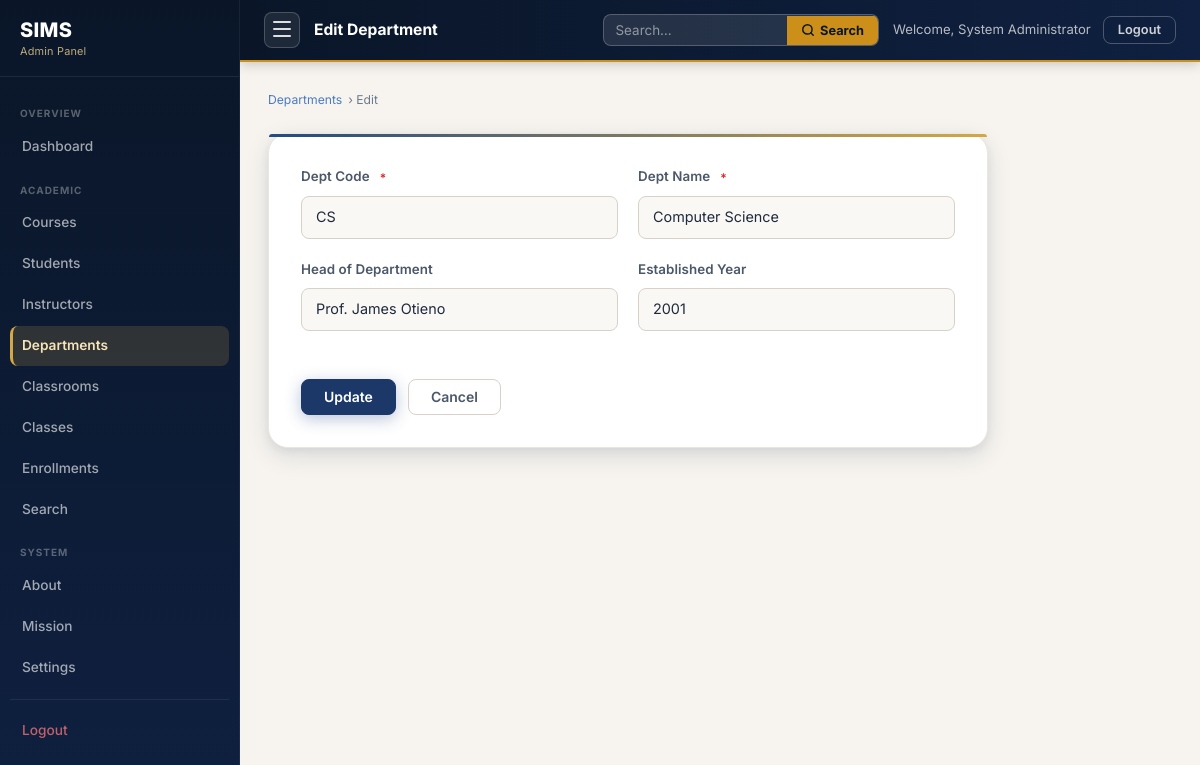
The page /department_edit.php?id=1 (signed in) on the database its author committed.
### tables this page shows
CREATE TABLE departments (
    department_id    INT          NOT NULL AUTO_INCREMENT,
    dept_code        VARCHAR(10)  NOT NULL,
    dept_name        VARCHAR(100) NOT NULL,
    hod_name         VARCHAR(150) DEFAULT NULL COMMENT 'Head of Department (optional)',
    established_year YEAR         DEFAULT NULL,

    CONSTRAINT pk_departments PRIMARY KEY (department_id),
    CONSTRAINT uq_dept_code   UNIQUE (dept_code),
    CONSTRAINT uq_dept_name   UNIQUE (dept_name)
);

### department_edit.php (the view, shortened to what this page needs)
<?php
require_once '../config.php'; require_once 'admin_auth.php';
$id=(int)($_GET['id']??$_POST['dept_id']??0);
$s=$pdo->prepare("SELECT * FROM departments WHERE department_id=:id");
$s->execute([':id'=>$id]); $dept=$s->fetch(); if(!$dept){header('Location: departments.php');exit;}
require_once '../includes/admin_sidebar.php';
?>
<div class="admin-ph"><div class="admin-ph-breadcrumb"><a href="departments.php">Departments</a> &rsaquo; Edit</div></div>
<div class="admin-form-card">
  <form method="POST" novalidate>
    <div class="form-row">
      <div class="form-group"><label class="form-label">Dept Code <span class="req">*</span></label><input type="text" name="dept_code" class="form-control" maxlength="10" required value="<?=htmlspecialchars($dept['dept_code'],ENT_QUOTES,'UTF-8')?>"></div>
      <div class="form-group"><label class="form-label">Dept Name <span class="req">*</span></label><input type="text" name="dept_name" class="form-control" maxlength="100" required value="<?=htmlspecialchars($dept['dept_name'],ENT_QUOTES,'UTF-8')?>"></div>
    </div>
    <div class="form-row">
      <div class="form-group"><label class="form-label">Head of Department</label><input type="text" name="hod_name" class="form-control" value="<?=htmlspecialchars($dept['hod_name']??'',ENT_QUOTES,'UTF-8')?>"></div>
      <div class="form-group"><label class="form-label">Established Year</label><input type="number" name="established_year" class="form-control" min="1800" max="<?=date('Y')?>" value="<?=htmlspecialchars($dept['established_year']??'',ENT_QUOTES,'UTF-8')?>"></div>
    </div>
    <div class="btn-row"><button type="submit" class="btn btn-primary">Update</button><a href="department_view.php?id=<?=(int)$id?>" class="btn btn-ghost">Cancel</a></div>
  </form>
</div>
<?php require_once '../includes/admin_footer.php'; ?>

### admin.css (style rules this page uses)
.admin-body { background: var(--bg-tinted); display: block; }
.admin-ph { margin-bottom: 24px; }
.admin-ph-breadcrumb { font-size: 0.76rem; color: var(--text-muted); margin-bottom: 6px; display: flex; align-items: center; gap: 6px; }
.admin-ph-breadcrumb a { color: var(--primary-light); }
.admin-form-card { background: var(--surface); border: 1px solid var(--border-light); border-radius: var(--r-xl); padding: 32px; box-shadow: var(--shadow-md); max-width: 720px; position: relative; }
.admin-form-card::before { content: ''; position: absolute; top: 0; left: 0; right: 0; height: 3px; background: linear-gradient(90deg, var(--primary-600), var(--accent-500)); border-radius: var(--r-xl) var(--r-xl) 0 0; }

### rows shown on the page
departments: dept_code "CS", dept_name "Computer Science", hod_name "Prof. James Otieno", established_year "2001"

### other values the page prints
$label "Dashboard"
$label "Courses"
$label "Students"
$label "Instructors"
$label "Departments"
$label "Classrooms"
$label "Classes"
$label "Enrollments"
$label "Search"
$label "About"
$label "Mission"
$label "Settings"
$pageTitle "Edit Department"
$adminName "System Administrator"
